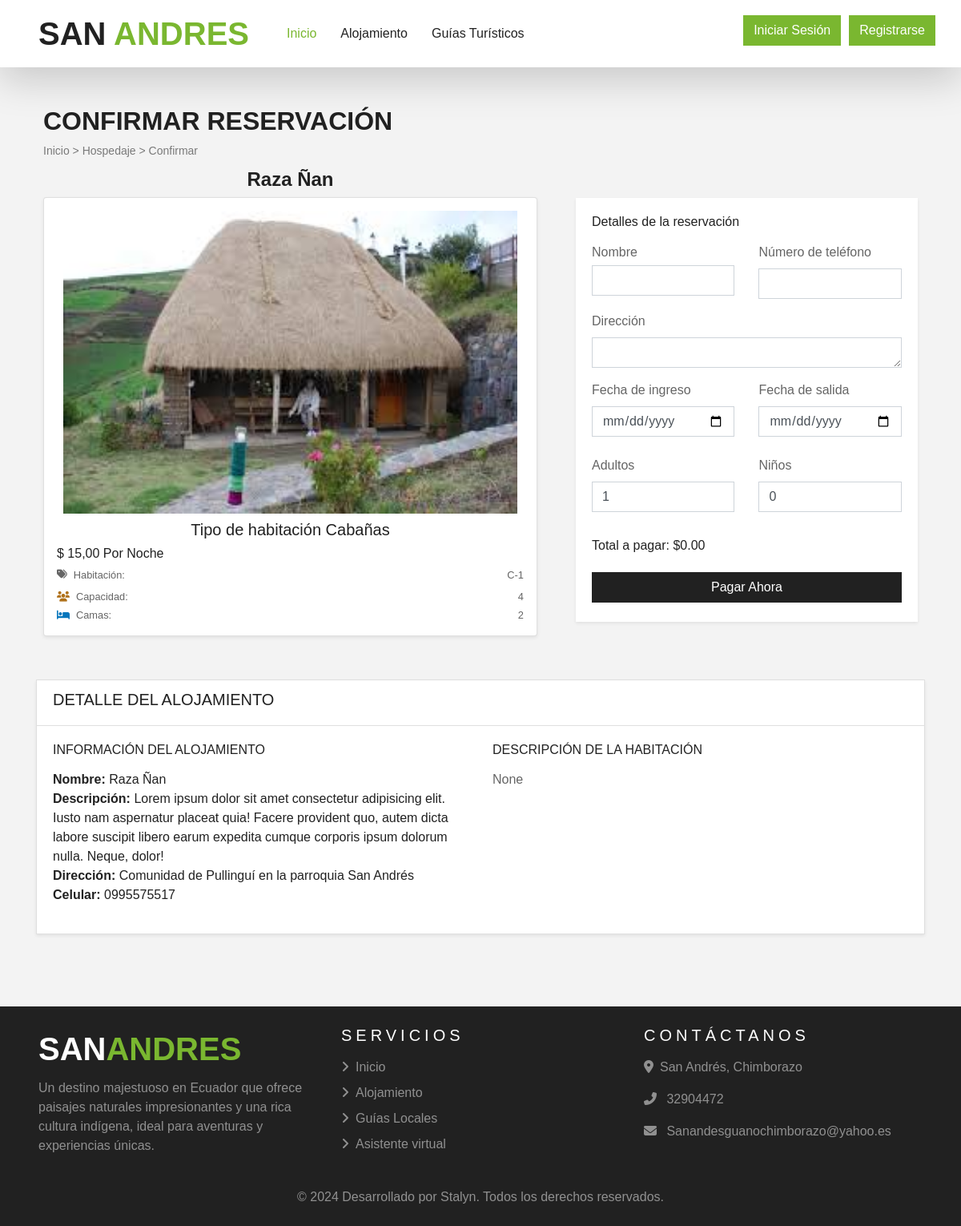
Page /reservacion/mi-reserva/?habitacion_id=4&num_habitacion=C-1 on the earlier database version.
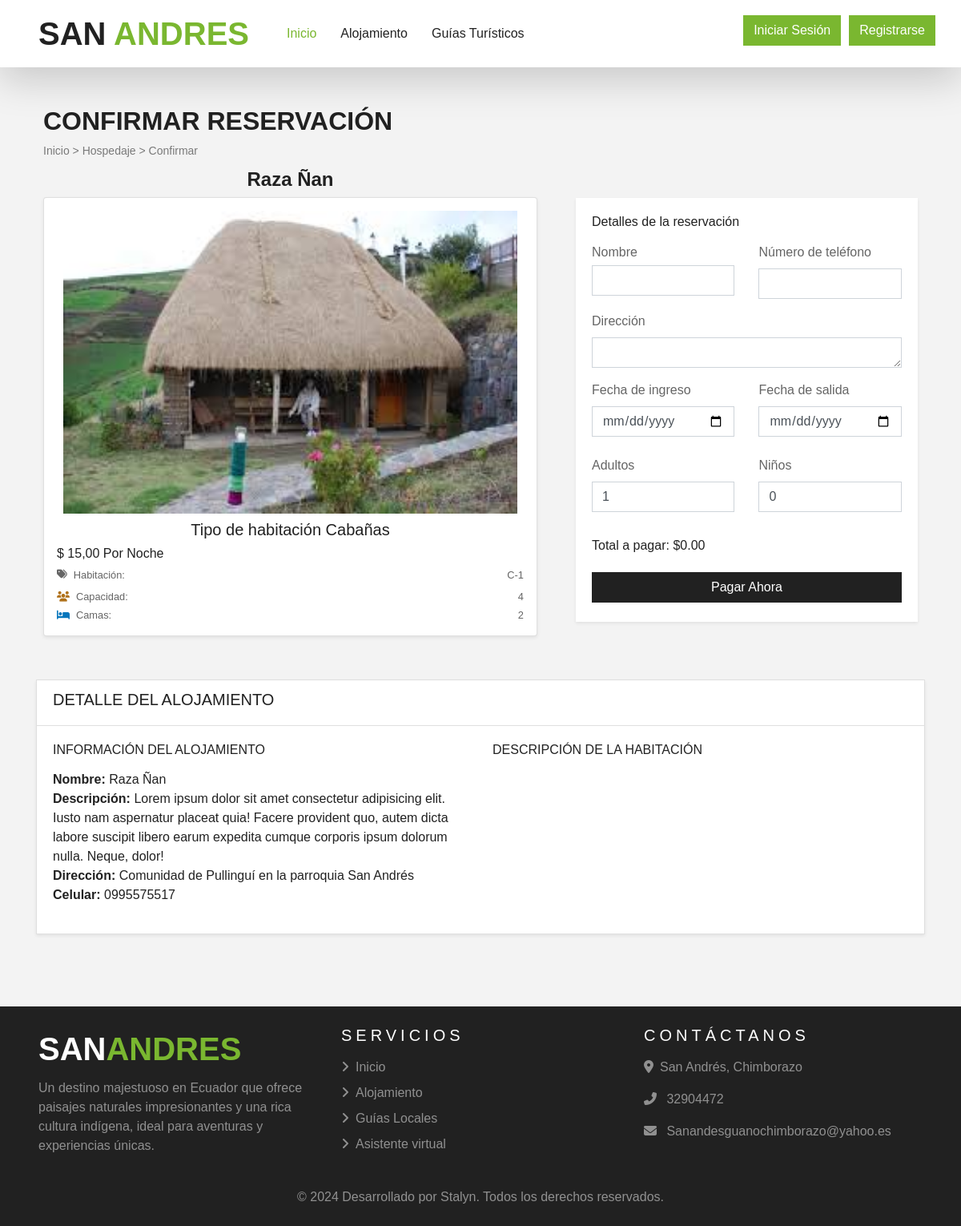
Same page on the later database version.
### alojamiento/models.py (models this page shows, shortened)
class Habitacion(models.Model):
    alojamiento = models.ForeignKey(Alojamiento, on_delete=models.CASCADE)
    alojamiento_tipo = models.ForeignKey(TipoAlojamiento, on_delete=models.CASCADE)
    numero_habitacion = models.CharField(max_length=1000, unique=True)
    descripcion = models.TextField(null=True, blank= True)
    disponible = models.BooleanField(default=True)
    class Meta:
        verbose_name_plural = "Habitaciones"

### reservacion/views.py (the view)
# urls.py: path('mi-reserva/', views.mi_reserva, name='mi-reserva'),
def mi_reserva(request):
    habitacion_id = request.GET.get('habitacion_id')
    num_habitacion = request.GET.get('num_habitacion')
    habitacion = get_object_or_404(Habitacion, id=habitacion_id)
    tipo_alojamiento = habitacion.alojamiento_tipo
    alojamiento = tipo_alojamiento.alojamiento
    precio = Decimal(tipo_alojamiento.precio)
    precio = tipo_alojamiento.precio
    context = {
        'habitacion_id': habitacion_id,
        'num_habitacion': num_habitacion,
        'habitacion': habitacion,
        'tipo_alojamiento': tipo_alojamiento,
        'alojamiento': alojamiento,
        'precio': precio,
        'precio_str': str(precio),
    }
    return render(request, "reservacion/mi-reserva.html", context)

### templates/reservacion/mi-reserva.html (shortened to what the changed rows need)
{% extends 'base.html' %}
{% load static %}
{% block content %}
<div class="container">
    <div class="row">
        <div class="col-12 my-5 mb-4 px-4">
            <h2 class="fw-bold">CONFIRMAR RESERVACIÓN</h2>
        </div>
        <div class="col-lg-7 col-md-12 px-4" style="margin-top: -1cm;">
            <div class="card p-3 shadow-sm rounded">
                <div class="d-flex justify-content-between small">
                    <div class="d-flex align-items-center"><i class="fa-solid fa-tags mr-2"></i>Habitación:</div>
                    <div>{{ habitacion.numero_habitacion }}</div>
                </div>
            </div>
        </div>
    </div>
    <div class="card mt-5 shadow-sm">
        <div class="card-body">
            <div class="row">
                <div class="col-md-6">
                    <h6 class="fw-bold text-uppercase mb-3">Descripción de la Habitación</h6>
                    <p>{{ habitacion.descripcion  }}</p>
                </div>
            </div>
        </div>
    </div>
</div>
{% endblock %}

Differences in the rows shown:
changed Habitacion: descripcion "None" → (not shown)
